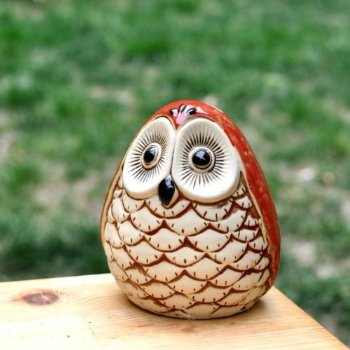
//> input picture 5_5_8/scene.jpg, 350 x 350 px
$ ./main   (built with g++ and OpenCV 4)
//> lines starting //> are read from the running program, lines starting //| are printed output that depends on the picture
#include <iostream>
#include "opencv2/core/core.hpp"
#include "opencv2/imgproc/imgproc.hpp"
#include "opencv2/highgui/highgui.hpp"

using namespace cv;
using namespace std;

int main() {

    Mat srcImage = imread("scene.jpg",0);
//> srcImage: 350 rows x 350 cols, CV_8UC1; min 0, max 255, mean 136.5
    cout << "empty " << srcImage.empty() << endl;
//| empty 0

    cout << "channels " << srcImage.channels() << endl;
//| channels 1
    cout << "type " << srcImage.type() << endl;
//| type 0
    cout << "rows,cols " << srcImage.rows << "," << srcImage.cols << endl;
//| rows,cols 350,350
    cout << "size " << srcImage.size << endl;
//| size 350 x 350

    cout << "img.data " << (long *) srcImage.data << endl;
    //cout<<srcImage.at(1,1);


    if (!srcImage.data) {
        printf("error");
        return false;
    }

    imshow("src", srcImage);
    //ShowHelpText();
//    cv::waitKey(0);

    int m = getOptimalDFTSize(srcImage.rows);
//> m = 360
    int n = getOptimalDFTSize(srcImage.cols);
//> n = 360

    Mat padded;
    copyMakeBorder(srcImage, padded, 0, m - srcImage.rows, 0, n - srcImage.cols, BORDER_CONSTANT, Scalar::all(0));
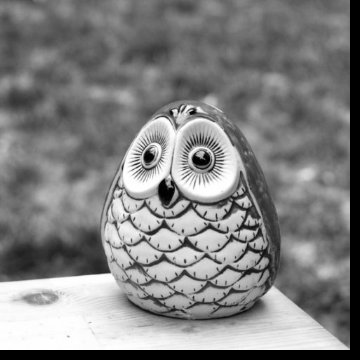
//> padded: 360 rows x 360 cols, CV_8UC1; min 0, max 255, mean 129

    Mat planes[2] = {Mat_<float>(padded), Mat::zeros(padded.size(), CV_32F)};
//> planes[1]: 360 rows x 360 cols, CV_32FC1; every value is 0

//    std::vector<cv::Mat> planes(2, Mat::zeros(padded.size(), CV_32F));
//    planes[0] = Mat_<float>(padded);

    Mat complexI;
    merge(planes, 2, complexI);

    dft(complexI, complexI);

    split(complexI, planes);;
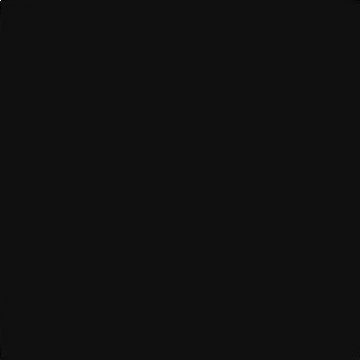
//> planes[0]: 360 rows x 360 cols, CV_32FC1; min -1126404.2, max 16719409, mean 101; drawn with min black and max white
    magnitude(planes[0], planes[1], planes[0]);
    Mat magnitudeImage = planes[0];

    magnitudeImage += Scalar::all(1);
    log(magnitudeImage, magnitudeImage);

    magnitudeImage = magnitudeImage(Rect(0, 0, magnitudeImage.cols & -2, magnitudeImage.rows & -2));
    int cx = magnitudeImage.cols / 2;
//> cx = 180
    int cy = magnitudeImage.rows / 2;
//> cy = 180
    Mat q0(magnitudeImage, Rect(0, 0, cx, cy));
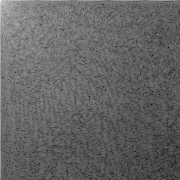
//> q0: 180 rows x 180 cols, CV_32FC1; min 2.1, max 16.63, mean 7.82; drawn with min black and max white
    Mat q1(magnitudeImage, Rect(cx, 0, cx, cy));
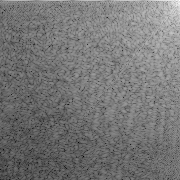
//> q1: 180 rows x 180 cols, CV_32FC1; min 2.25, max 14.03, mean 7.73; drawn with min black and max white
    Mat q2(magnitudeImage, Rect(0, cy, cx, cy));
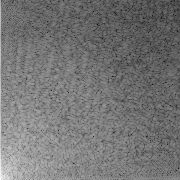
//> q2: 180 rows x 180 cols, CV_32FC1; min 2.25, max 14.15, mean 7.73; drawn with min black and max white
    Mat q3(magnitudeImage, Rect(cx, cy, cx, cy));
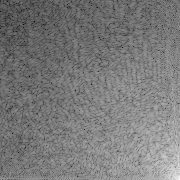
//> q3: 180 rows x 180 cols, CV_32FC1; min 2.1, max 13.9, mean 7.78; drawn with min black and max white

    Mat tmp;
    q0.copyTo(tmp);
    q3.copyTo(q0);
    tmp.copyTo(q3);

    q1.copyTo(tmp);
    q2.copyTo(q1);
    tmp.copyTo(q2);
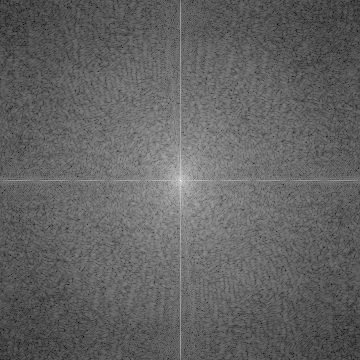
//> magnitudeImage: 360 rows x 360 cols, CV_32FC1; min 2.1, max 16.63, mean 7.76; drawn with min black and max white

    normalize(magnitudeImage, magnitudeImage, 0, 1, CV_MINMAX);

    imshow("f", magnitudeImage);
    waitKey();

    return 0;
}
